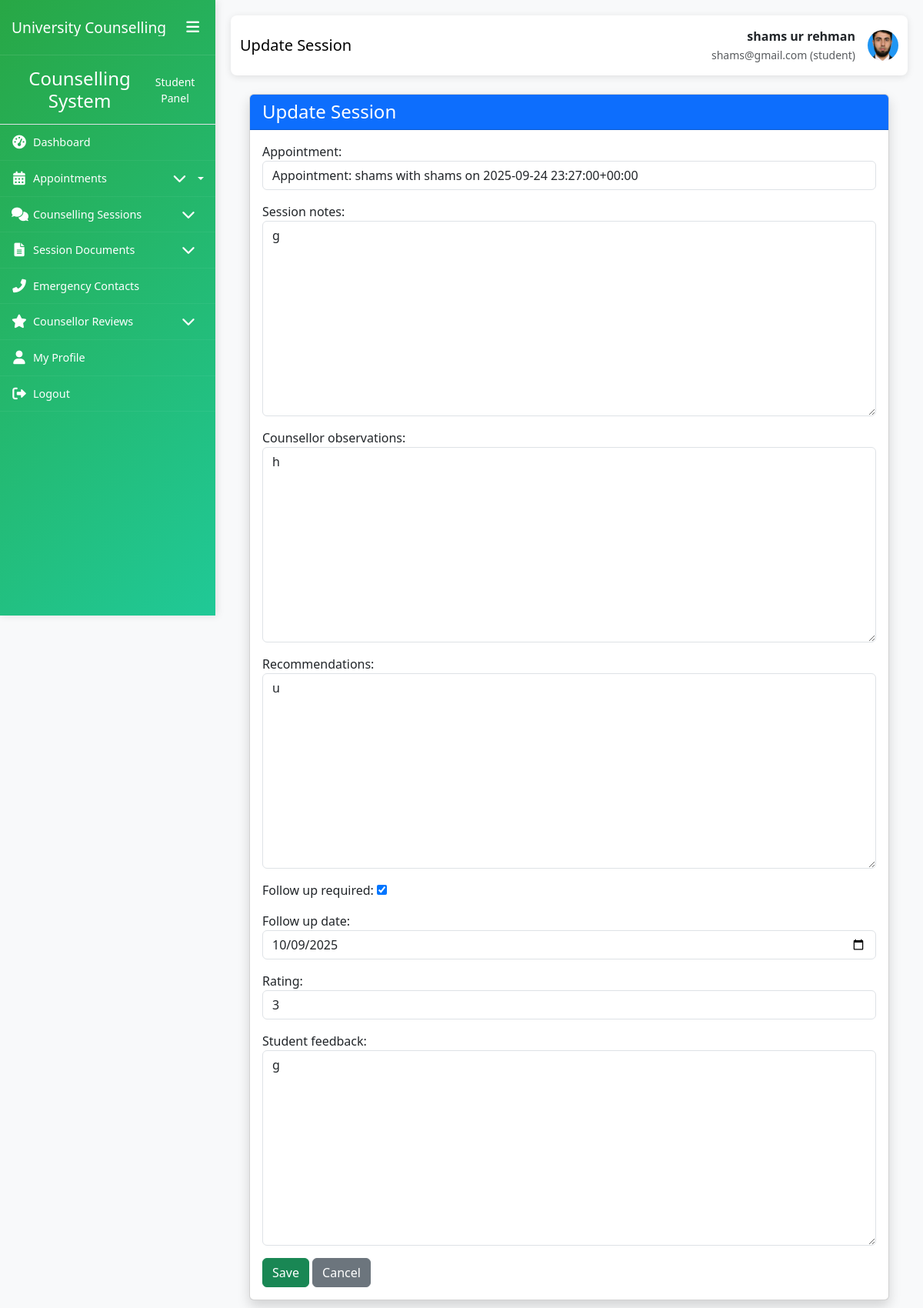
The app's page /sessions/3/edit/ (signed in) with its own data.
### My_App/models.py (models this page shows, shortened)
class CustomUser(AbstractUser):
    ROLE_CHOICES = (
        ('student', 'Student'),
        ('counsellor', 'Counsellor'),
        ('admin', 'Administrator'),
    )
    role = models.CharField(max_length=20, choices=ROLE_CHOICES, default='student')
    phone_number = models.CharField(max_length=15, blank=True, null=True)
    date_of_birth = models.DateField(blank=True, null=True)
    profile_picture = models.ImageField(upload_to='profile_pics/', blank=True, null=True)
    created_at = models.DateTimeField(auto_now_add=True)
    updated_at = models.DateTimeField(auto_now=True)
    class Meta:
        permissions = [
            ("can_access_admin_panel", "Can access admin panel"),
            ("can_manage_users", "Can manage users"),
            ("can_manage_appointments", "Can manage appointments"),
            ("can_view_reports", "Can view reports"),
            ("can_manage_counsellors", "Can manage counsellors"),
        ]
    def is_counsellor(self):
        return self.role == 'counsellor'

class CounsellingSession(models.Model):
    appointment = models.OneToOneField(Appointment, on_delete=models.CASCADE)
    session_date = models.DateTimeField(auto_now_add=True)
    session_notes = models.TextField()
    counsellor_observations = models.TextField(blank=True, null=True)
    recommendations = models.TextField(blank=True, null=True)
    follow_up_required = models.BooleanField(default=False)
    follow_up_date = models.DateField(blank=True, null=True)
    rating = models.IntegerField(
        validators=[MinValueValidator(1), MaxValueValidator(5)],
        blank=True, null=True
    )
    student_feedback = models.TextField(blank=True, null=True)
    class Meta:
        permissions = [
            ("can_write_session_notes", "Can write session notes"),
            ("can_view_session_history", "Can view session history"),
        ]

### My_App/views.py (the view)
# urls.py: path('sessions/<int:pk>/edit/', views.session_update, name='my_session_update'),
@login_required
@permission_required('My_Session.can_write_session_notes', raise_exception=True)
def session_update(request, pk):
    session = get_object_or_404(CounsellingSession, pk=pk)
    if request.method == "POST":
        form = CounsellingSessionForm(request.POST, instance=session)
        if form.is_valid():
            form.save()
            messages.success(request, "Session updated successfully!")
            return redirect('my_sessions_list')
        else:
            messages.error(request, "Error updating session. Please check the form.")
    else:
        form = CounsellingSessionForm(instance=session)
    return render(request, 'My_Consuller/My_Session/session_form.html', {'form': form, 'title': 'Update Session'})

### My_App/views.py
class CounsellingSessionForm(forms.ModelForm):
    class Meta:
        model = CounsellingSession
        fields = [
            'appointment', 'session_notes', 'counsellor_observations',
            'recommendations', 'follow_up_required', 'follow_up_date',
            'rating', 'student_feedback'
        ]
        widgets = {
            'session_notes': forms.Textarea(attrs={'class': 'form-control'}),
            'counsellor_observations': forms.Textarea(attrs={'class': 'form-control'}),
            'recommendations': forms.Textarea(attrs={'class': 'form-control'}),
            'student_feedback': forms.Textarea(attrs={'class': 'form-control'}),
            'follow_up_date': forms.DateInput(attrs={'type': 'date', 'class': 'form-control'}),
            'rating': forms.NumberInput(attrs={'class': 'form-control'}),
            'appointment': forms.Select(attrs={'class': 'form-control'}),
        }

### My_App/models.py (called while the page is built)
    def __str__(self):
        return f"Appointment: {self.student.user.username} with {self.counsellor.user.username} on {self.appointment_date}"

### templates/My_Consuller/My_Session/session_form.html (shortened to what this page needs)
{% extends 'My_Consuller/base1.html' %}
{% block page_title %}{{ title }}{% endblock %}
{% block content %}
<div class="container mt-4">
    <div class="card shadow">
        <div class="card-header bg-primary text-white">
            <h4 class="mb-0">{{ title }}</h4>
        </div>
        <div class="card-body">
            <form method="post">
                {{ form.as_p }}
                <button type="submit" class="btn btn-success">Save</button>
                <a href="{% url 'my_sessions_list' %}" class="btn btn-secondary">Cancel</a>
            </form>
        </div>
    </div>
</div>
{% endblock %}

### templates/My_Consuller/base1.html (shortened to what this page needs)
<!DOCTYPE html>
<html lang="en">
<head>
    <link href="https://cdn.jsdelivr.net/npm/bootstrap@5.3.0/dist/css/bootstrap.min.css" rel="stylesheet">
    <link href="https://cdnjs.cloudflare.com/ajax/libs/font-awesome/6.0.0/css/all.min.css" rel="stylesheet">
    <link href="https://cdn.jsdelivr.net/npm/sweetalert2@11/dist/sweetalert2.min.css" rel="stylesheet">
</head>
<body>
    <div class="container-fluid p-0">
        <div class="row g-0">
            <div class="sidebar {% if user.is_counsellor %}counsellor-sidebar{% endif %}" id="sidebar">
                <div class="sidebar-header">
                    <h3>University Counselling</h3>
                    <button class="sidebar-toggle d-none d-lg-block" id="sidebarToggle">
                        <i class="fas fa-bars"></i>
                    </button>
                </div>
                <div class="sidebar-content">
                    {% if user.is_counsellor %}
                        {% include 'My_Consuller/sidebar.html' %}
                    {% else %}
                        {% include 'My_Student/sidebar.html' %}
                    {% endif %}
                </div>
            </div>
            <div class="main-content" id="mainContent">
                <nav class="navbar navbar-expand-lg navbar-custom {% if user.is_counsellor %}counsellor-navbar{% endif %}">
                    <div class="container-fluid">
                        <span class="navbar-brand">{% block page_title %}Dashboard{% endblock %}</span>
                        <div class="d-flex align-items-center">
                            <div class="me-3 text-end d-none d-md-block">
                                <div class="fw-bold">{{ user.get_full_name|default:user.username }}</div>
                                <small class="text-muted">
                                    {{ user.email }}
                                    ({% if user.is_counsellor %}counsellor{% else %}student{% endif %})
                                </small>
                            </div>
                            {% if user.profile_picture %}
                            <img src="{{ user.profile_picture.url }}" alt="Profile" class="user-profile-img">
                            {% else %}
                            <div class="user-profile-img bg-secondary d-flex align-items-center justify-content-center text-white">
                                <i class="fas {% if user.is_counsellor %}fa-user-tie{% else %}fa-user{% endif %}"></i>
                            </div>
                            {% endif %}
                        </div>
                    </div>
                </nav>
                <div class="container-fluid">
                    {% block content %}{% endblock %}
                </div>
            </div>
        </div>
    </div>
</body>
</html>

### templates/My_Consuller/base1.html (style rules this page uses)
:root { --sidebar-width: 280px; --sidebar-collapsed-width: 70px; --sidebar-bg: linear-gradient(135deg, #28a745 0%, #20c997 100%); --counsellor-sidebar-bg: linear-gradient(135deg, #007bff 0%, #0056b3 100%); --content-padding: 20px; --transition-speed: 0.3s; }
body { overflow-x: hidden; font-family: 'Segoe UI', Tahoma, Geneva, Verdana, sans-serif; background-color: #f8f9fa; }
.sidebar { background: var(--sidebar-bg); color: white; min-height: 100vh; position: fixed; width: var(--sidebar-width); transition: all var(--transition-speed) ease; z-index: 1000; box-shadow: 2px 0 10px rgba(0,0,0,0.1); overflow-y: auto; }
.sidebar-header { padding: 20px 15px; border-bottom: 1px solid rgba(255,255,255,0.1); display: flex; align-items: center; justify-content: space-between; }
.sidebar-header h3 { font-size: 1.2rem; margin: 0; white-space: nowrap; overflow: hidden; }
.sidebar-toggle { background: none; border: none; color: white; font-size: 1.2rem; cursor: pointer; }
.main-content { margin-left: var(--sidebar-width); padding: var(--content-padding); transition: all var(--transition-speed) ease; min-height: 100vh; width: calc(100% - var(--sidebar-width)); }
.navbar-custom { background: white; box-shadow: 0 2px 10px rgba(0,0,0,0.1); padding: 15px 0; margin-bottom: 20px; border-radius: 8px; }
.user-profile-img { width: 40px; height: 40px; border-radius: 50%; object-fit: cover; }
.sidebar { background: var(--sidebar-bg); color: white; height: 100vh; position: fixed; top: 0; left: 0; width: var(--sidebar-width); transition: all var(--transition-speed) ease; z-index: 1000; box-shadow: 2px 0 10px rgba(0,0,0,0.1); overflow-y: auto; overflow-x: hidden; scrollbar-width: thin; scrollbar-color: rgba(255,255,255,0.4) transparent; }

### records on screen
CustomUser: get_full_name "shams ur rehman", email "shams@gmail.com", profile_picture (picture)
CounsellingSession: appointment "Appointment: shams with shams on 2025-09-24 23:27:00+00:00", session_notes "g", counsellor_observations "h", recommendations "u", follow_up_required "☑", follow_up_date "10/09/2025", rating "3", student_feedback "g"

### other values on screen
{{ title }} "Update Session"
